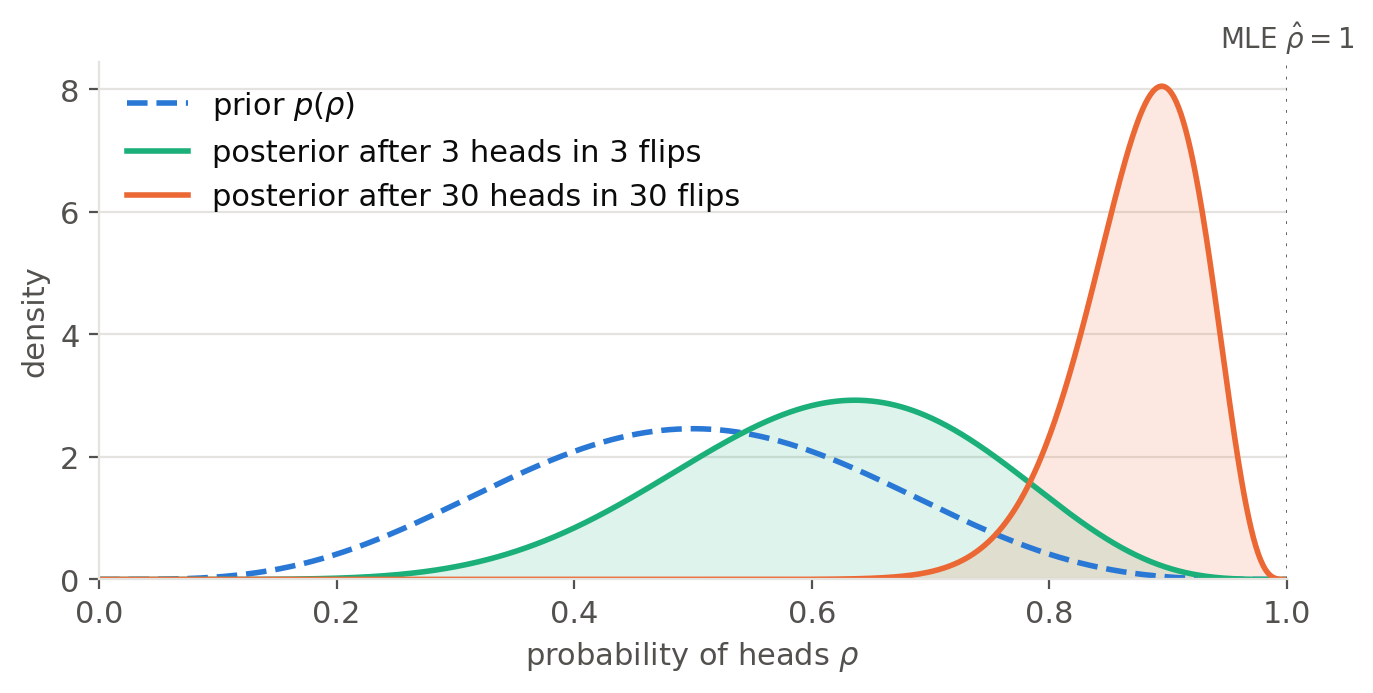

Recreate this plot in Python.
"""Posterior of the probability of heads of a coin after observing only heads (Bayesian chapter).

Prior Beta(5, 5) (coins are roughly fair); after k heads in N flips the posterior is Beta(5 + k, 5 + N - k).
The MLE after only heads is rho = 1 whatever N.

Run from anywhere: `python src/img/coin-posterior.py` writes `coin-posterior.png` next to this file.
"""

from pathlib import Path

import matplotlib.pyplot as plt
import numpy as np
from scipy.stats import beta

a0, b0 = 5, 5
Ns = [3, 30]

# Palette: categorical slots 1-3 of the dataviz reference palette, plus text/grid tokens
PRIOR, POST3, POST30 = "#2a78d6", "#1baf7a", "#eb6834"
TEXT, MUTED, GRID = "#0b0b0b", "#52514e", "#e4e3df"

plt.rcParams.update({
    "font.size": 11,
    "text.color": TEXT,
    "axes.labelcolor": MUTED,
    "xtick.color": MUTED,
    "ytick.color": MUTED,
    "axes.edgecolor": GRID,
})

fig, ax = plt.subplots(figsize=(7, 3.6))
rho = np.linspace(0, 1, 1000)

ax.plot(rho, beta.pdf(rho, a0, b0), color=PRIOR, lw=2, ls="--", label="prior $p(\\rho)$")
for N, color in zip(Ns, [POST3, POST30]):
    post = beta.pdf(rho, a0 + N, b0)
    ax.fill_between(rho, post, color=color, alpha=0.15, lw=0)
    ax.plot(rho, post, color=color, lw=2, label=f"posterior after {N} heads in {N} flips")
ax.axvline(1, color=MUTED, lw=1, ls=(0, (1, 3)))
ax.text(1.0, 1.01, "MLE $\\hat{\\rho} = 1$", transform=ax.transAxes, ha="center", va="bottom", color=MUTED,
        fontsize=10)

ax.set_xlabel("probability of heads $\\rho$")
ax.set_ylabel("density")
ax.set_xlim(0, 1.0)
ax.set_ylim(0, None)
ax.grid(axis="y", color=GRID, lw=0.8)
ax.set_axisbelow(True)
for side in ["top", "right"]:
    ax.spines[side].set_visible(False)
ax.legend(frameon=False, loc="upper left")

fig.tight_layout()
fig.savefig(Path(__file__).with_suffix(".png"), dpi=200, bbox_inches="tight", facecolor="white")
